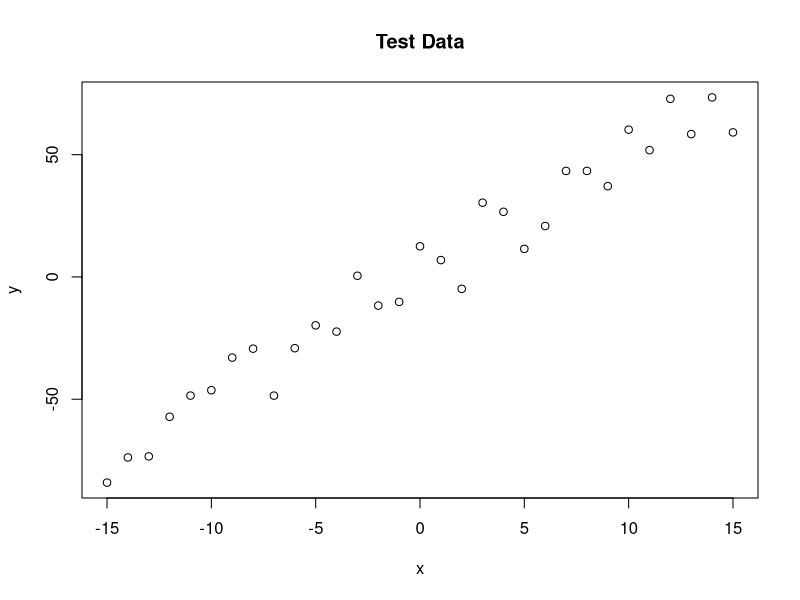
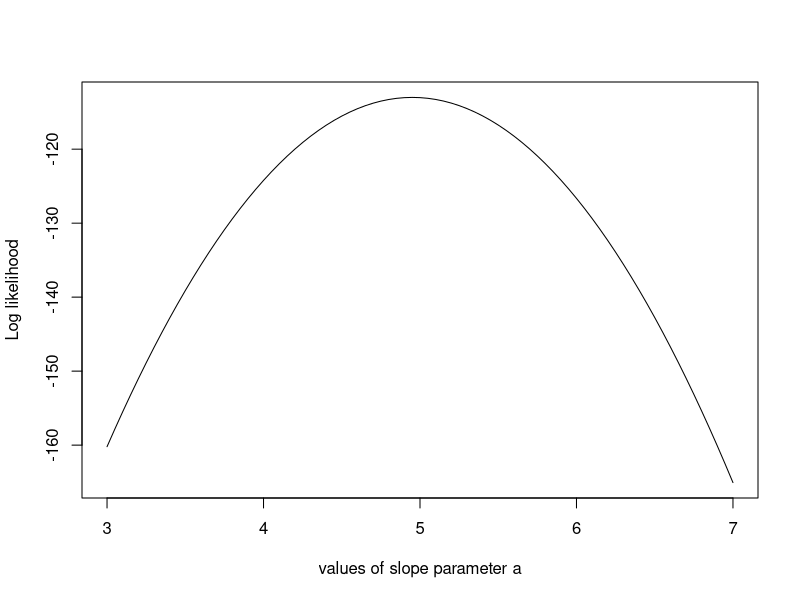
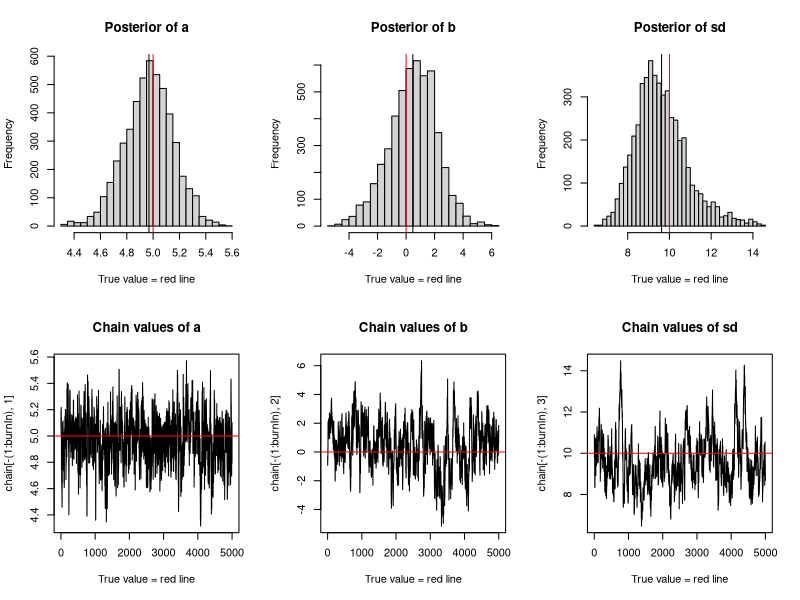

The R source for these figures, in order:
trueA <- 5
trueB <- 0
trueSd <- 10
sampleSize <- 31

# create independent x-values 
x <- (-(sampleSize-1)/2):((sampleSize-1)/2)
# create dependent values according to ax + b + N(0,sd)
y <-  trueA * x + trueB + rnorm(n=sampleSize,mean=0,sd=trueSd)

plot(x,y, main="Test Data")

likelihood <- function(param){
  a = param[1]
  b = param[2]
  sd = param[3]
  
  pred = a*x + b
  singlelikelihoods = dnorm(y, mean = pred, sd = sd, log = T)
  sumll = sum(singlelikelihoods)
  return(sumll)   
}

# Example: plot the likelihood profile of the slope a
slopevalues <- function(x){return(likelihood(c(x, trueB, trueSd)))}
slopelikelihoods <- lapply(seq(3, 7, by=.05), slopevalues )
plot (seq(3, 7, by=.05), slopelikelihoods , type="l", xlab = "values of slope parameter a", ylab = "Log likelihood")


# Prior distribution
prior <- function(param){
  a = param[1]
  b = param[2]
  sd = param[3]
  aprior = dunif(a, min=0, max=10, log = T)
  bprior = dnorm(b, sd = 5, log = T)
  sdprior = dunif(sd, min=0, max=30, log = T)
  return(aprior+bprior+sdprior)
}

posterior <- function(param){
  return (likelihood(param) + prior(param))
}

######## Metropolis algorithm ################

proposalfunction <- function(param){
  return(rnorm(3,mean = param, sd= c(0.1,0.5,0.3)))
}

run_metropolis_MCMC <- function(startvalue, iterations){
  chain = array(dim = c(iterations+1,3))
  chain[1,] = startvalue
  for (i in 1:iterations){
    proposal = proposalfunction(chain[i,])
    
    probab = exp(posterior(proposal) - posterior(chain[i,]))
    if (runif(1) < probab){
      chain[i+1,] = proposal
    }else{
      chain[i+1,] = chain[i,]
    }
  }
  return(chain)
}

startvalue = c(4,0,10)
chain = run_metropolis_MCMC(startvalue, 10000)

burnIn = 5000
acceptance = 1-mean(duplicated(chain[-(1:burnIn),]))

### Summary: #######################

par(mfrow = c(2,3))
hist(chain[-(1:burnIn),1],nclass=30,  main="Posterior of a", xlab="True value = red line" )
abline(v = mean(chain[-(1:burnIn),1]))
abline(v = trueA, col="red" )
hist(chain[-(1:burnIn),2],nclass=30, main="Posterior of b", xlab="True value = red line")
abline(v = mean(chain[-(1:burnIn),2]))
abline(v = trueB, col="red" )
hist(chain[-(1:burnIn),3],nclass=30, main="Posterior of sd", xlab="True value = red line")
abline(v = mean(chain[-(1:burnIn),3]) )
abline(v = trueSd, col="red" )
plot(chain[-(1:burnIn),1], type = "l", xlab="True value = red line" , main = "Chain values of a" )
abline(h = trueA, col="red" )
plot(chain[-(1:burnIn),2], type = "l", xlab="True value = red line" , main = "Chain values of b" )
abline(h = trueB, col="red" )
plot(chain[-(1:burnIn),3], type = "l", xlab="True value = red line" , main = "Chain values of sd" )
abline(h = trueSd, col="red" )

# for comparison:
summary(lm(y~x))